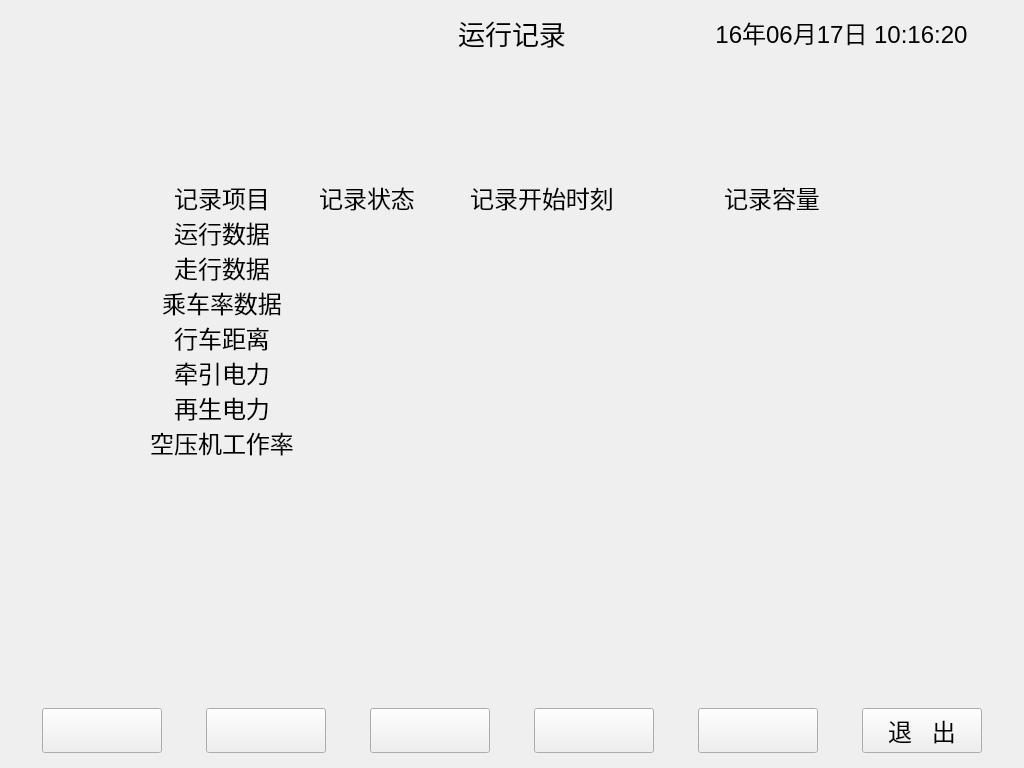
<?xml version="1.0" encoding="UTF-8"?>
<ui version="4.0">
 <class>runinfo</class>
 <widget class="QDialog" name="runinfo">
  <property name="geometry">
   <rect>
    <x>0</x>
    <y>0</y>
    <width>1024</width>
    <height>768</height>
   </rect>
  </property>
  <property name="windowTitle">
   <string>运行记录</string>
  </property>
  <widget class="QLabel" name="title_2">
   <property name="geometry">
    <rect>
     <x>355</x>
     <y>10</y>
     <width>314</width>
     <height>45</height>
    </rect>
   </property>
   <property name="sizePolicy">
    <sizepolicy hsizetype="Expanding" vsizetype="Expanding">
     <horstretch>0</horstretch>
     <verstretch>0</verstretch>
    </sizepolicy>
   </property>
   <property name="font">
    <font>
     <pointsize>20</pointsize>
    </font>
   </property>
   <property name="text">
    <string>运行记录</string>
   </property>
   <property name="alignment">
    <set>Qt::AlignCenter</set>
   </property>
  </widget>
  <widget class="QPushButton" name="buttontemp3">
   <property name="geometry">
    <rect>
     <x>534</x>
     <y>708</y>
     <width>120</width>
     <height>45</height>
    </rect>
   </property>
   <property name="font">
    <font>
     <pointsize>18</pointsize>
    </font>
   </property>
   <property name="focusPolicy">
    <enum>Qt::NoFocus</enum>
   </property>
   <property name="text">
    <string/>
   </property>
  </widget>
  <widget class="QPushButton" name="buttonquit">
   <property name="geometry">
    <rect>
     <x>862</x>
     <y>708</y>
     <width>120</width>
     <height>45</height>
    </rect>
   </property>
   <property name="font">
    <font>
     <pointsize>18</pointsize>
    </font>
   </property>
   <property name="focusPolicy">
    <enum>Qt::NoFocus</enum>
   </property>
   <property name="text">
    <string>退   出</string>
   </property>
  </widget>
  <widget class="QLabel" name="title_3">
   <property name="geometry">
    <rect>
     <x>669</x>
     <y>10</y>
     <width>345</width>
     <height>45</height>
    </rect>
   </property>
   <property name="sizePolicy">
    <sizepolicy hsizetype="Expanding" vsizetype="Expanding">
     <horstretch>0</horstretch>
     <verstretch>0</verstretch>
    </sizepolicy>
   </property>
   <property name="font">
    <font>
     <pointsize>18</pointsize>
    </font>
   </property>
   <property name="text">
    <string>16年06月17日 10:16:20</string>
   </property>
   <property name="alignment">
    <set>Qt::AlignCenter</set>
   </property>
  </widget>
  <widget class="QPushButton" name="buttontemp4">
   <property name="geometry">
    <rect>
     <x>698</x>
     <y>708</y>
     <width>120</width>
     <height>45</height>
    </rect>
   </property>
   <property name="font">
    <font>
     <pointsize>18</pointsize>
    </font>
   </property>
   <property name="focusPolicy">
    <enum>Qt::NoFocus</enum>
   </property>
   <property name="text">
    <string/>
   </property>
  </widget>
  <widget class="QPushButton" name="buttontemp1">
   <property name="geometry">
    <rect>
     <x>206</x>
     <y>708</y>
     <width>120</width>
     <height>45</height>
    </rect>
   </property>
   <property name="font">
    <font>
     <pointsize>18</pointsize>
    </font>
   </property>
   <property name="focusPolicy">
    <enum>Qt::NoFocus</enum>
   </property>
   <property name="text">
    <string/>
   </property>
  </widget>
  <widget class="QPushButton" name="buttontemp0">
   <property name="geometry">
    <rect>
     <x>42</x>
     <y>708</y>
     <width>120</width>
     <height>45</height>
    </rect>
   </property>
   <property name="font">
    <font>
     <pointsize>18</pointsize>
    </font>
   </property>
   <property name="focusPolicy">
    <enum>Qt::NoFocus</enum>
   </property>
   <property name="text">
    <string/>
   </property>
  </widget>
  <widget class="QPushButton" name="buttontemp2">
   <property name="geometry">
    <rect>
     <x>370</x>
     <y>708</y>
     <width>120</width>
     <height>45</height>
    </rect>
   </property>
   <property name="font">
    <font>
     <pointsize>18</pointsize>
    </font>
   </property>
   <property name="focusPolicy">
    <enum>Qt::NoFocus</enum>
   </property>
   <property name="text">
    <string/>
   </property>
  </widget>
  <widget class="QLabel" name="labelbuttonarea">
   <property name="geometry">
    <rect>
     <x>10</x>
     <y>703</y>
     <width>1004</width>
     <height>55</height>
    </rect>
   </property>
   <property name="text">
    <string/>
   </property>
  </widget>
  <widget class="QLabel" name="title">
   <property name="geometry">
    <rect>
     <x>10</x>
     <y>10</y>
     <width>345</width>
     <height>45</height>
    </rect>
   </property>
   <property name="sizePolicy">
    <sizepolicy hsizetype="Expanding" vsizetype="Expanding">
     <horstretch>0</horstretch>
     <verstretch>0</verstretch>
    </sizepolicy>
   </property>
   <property name="font">
    <font>
     <pointsize>18</pointsize>
    </font>
   </property>
   <property name="text">
    <string/>
   </property>
  </widget>
  <widget class="MyLabel" name="labelinfo_1_1">
   <property name="geometry">
    <rect>
     <x>137</x>
     <y>180</y>
     <width>170</width>
     <height>35</height>
    </rect>
   </property>
   <property name="font">
    <font>
     <pointsize>18</pointsize>
    </font>
   </property>
   <property name="text">
    <string>记录项目</string>
   </property>
   <property name="alignment">
    <set>Qt::AlignCenter</set>
   </property>
  </widget>
  <widget class="MyLabel" name="labelinfo_1_3">
   <property name="geometry">
    <rect>
     <x>427</x>
     <y>180</y>
     <width>230</width>
     <height>35</height>
    </rect>
   </property>
   <property name="font">
    <font>
     <pointsize>18</pointsize>
    </font>
   </property>
   <property name="text">
    <string>记录开始时刻</string>
   </property>
   <property name="alignment">
    <set>Qt::AlignCenter</set>
   </property>
  </widget>
  <widget class="MyLabel" name="labelinfo_1_2">
   <property name="geometry">
    <rect>
     <x>307</x>
     <y>180</y>
     <width>120</width>
     <height>35</height>
    </rect>
   </property>
   <property name="font">
    <font>
     <pointsize>18</pointsize>
    </font>
   </property>
   <property name="text">
    <string>记录状态</string>
   </property>
   <property name="alignment">
    <set>Qt::AlignCenter</set>
   </property>
  </widget>
  <widget class="MyLabel" name="labelinfo_1_4">
   <property name="geometry">
    <rect>
     <x>657</x>
     <y>180</y>
     <width>230</width>
     <height>35</height>
    </rect>
   </property>
   <property name="font">
    <font>
     <pointsize>18</pointsize>
    </font>
   </property>
   <property name="text">
    <string>记录容量</string>
   </property>
   <property name="alignment">
    <set>Qt::AlignCenter</set>
   </property>
  </widget>
  <widget class="MyLabel" name="labelinfo_2_4">
   <property name="geometry">
    <rect>
     <x>657</x>
     <y>215</y>
     <width>230</width>
     <height>35</height>
    </rect>
   </property>
   <property name="font">
    <font>
     <pointsize>18</pointsize>
    </font>
   </property>
   <property name="text">
    <string/>
   </property>
   <property name="alignment">
    <set>Qt::AlignCenter</set>
   </property>
  </widget>
  <widget class="MyLabel" name="labelinfo_2_2">
   <property name="geometry">
    <rect>
     <x>307</x>
     <y>215</y>
     <width>120</width>
     <height>35</height>
    </rect>
   </property>
   <property name="font">
    <font>
     <pointsize>18</pointsize>
    </font>
   </property>
   <property name="text">
    <string/>
   </property>
   <property name="alignment">
    <set>Qt::AlignCenter</set>
   </property>
  </widget>
  <widget class="MyLabel" name="labelinfo_2_1">
   <property name="geometry">
    <rect>
     <x>137</x>
     <y>215</y>
     <width>170</width>
     <height>35</height>
    </rect>
   </property>
   <property name="font">
    <font>
     <pointsize>18</pointsize>
    </font>
   </property>
   <property name="text">
    <string>运行数据</string>
   </property>
   <property name="alignment">
    <set>Qt::AlignCenter</set>
   </property>
  </widget>
  <widget class="MyLabel" name="labelinfo_2_3">
   <property name="geometry">
    <rect>
     <x>427</x>
     <y>215</y>
     <width>230</width>
     <height>35</height>
    </rect>
   </property>
   <property name="font">
    <font>
     <pointsize>18</pointsize>
    </font>
   </property>
   <property name="text">
    <string/>
   </property>
   <property name="alignment">
    <set>Qt::AlignCenter</set>
   </property>
  </widget>
  <widget class="MyLabel" name="labelinfo_3_1">
   <property name="geometry">
    <rect>
     <x>137</x>
     <y>250</y>
     <width>170</width>
     <height>35</height>
    </rect>
   </property>
   <property name="font">
    <font>
     <pointsize>18</pointsize>
    </font>
   </property>
   <property name="text">
    <string>走行数据</string>
   </property>
   <property name="alignment">
    <set>Qt::AlignCenter</set>
   </property>
  </widget>
  <widget class="MyLabel" name="labelinfo_3_4">
   <property name="geometry">
    <rect>
     <x>657</x>
     <y>250</y>
     <width>230</width>
     <height>35</height>
    </rect>
   </property>
   <property name="font">
    <font>
     <pointsize>18</pointsize>
    </font>
   </property>
   <property name="text">
    <string/>
   </property>
   <property name="alignment">
    <set>Qt::AlignCenter</set>
   </property>
  </widget>
  <widget class="MyLabel" name="labelinfo_3_2">
   <property name="geometry">
    <rect>
     <x>307</x>
     <y>250</y>
     <width>120</width>
     <height>35</height>
    </rect>
   </property>
   <property name="font">
    <font>
     <pointsize>18</pointsize>
    </font>
   </property>
   <property name="text">
    <string/>
   </property>
   <property name="alignment">
    <set>Qt::AlignCenter</set>
   </property>
  </widget>
  <widget class="MyLabel" name="labelinfo_3_3">
   <property name="geometry">
    <rect>
     <x>427</x>
     <y>250</y>
     <width>230</width>
     <height>35</height>
    </rect>
   </property>
   <property name="font">
    <font>
     <pointsize>18</pointsize>
    </font>
   </property>
   <property name="text">
    <string/>
   </property>
   <property name="alignment">
    <set>Qt::AlignCenter</set>
   </property>
  </widget>
  <widget class="MyLabel" name="labelinfo_4_4">
   <property name="geometry">
    <rect>
     <x>657</x>
     <y>285</y>
     <width>230</width>
     <height>35</height>
    </rect>
   </property>
   <property name="font">
    <font>
     <pointsize>18</pointsize>
    </font>
   </property>
   <property name="text">
    <string/>
   </property>
   <property name="alignment">
    <set>Qt::AlignCenter</set>
   </property>
  </widget>
  <widget class="MyLabel" name="labelinfo_4_3">
   <property name="geometry">
    <rect>
     <x>427</x>
     <y>285</y>
     <width>230</width>
     <height>35</height>
    </rect>
   </property>
   <property name="font">
    <font>
     <pointsize>18</pointsize>
    </font>
   </property>
   <property name="text">
    <string/>
   </property>
   <property name="alignment">
    <set>Qt::AlignCenter</set>
   </property>
  </widget>
  <widget class="MyLabel" name="labelinfo_4_2">
   <property name="geometry">
    <rect>
     <x>307</x>
     <y>285</y>
     <width>120</width>
     <height>35</height>
    </rect>
   </property>
   <property name="font">
    <font>
     <pointsize>18</pointsize>
    </font>
   </property>
   <property name="text">
    <string/>
   </property>
   <property name="alignment">
    <set>Qt::AlignCenter</set>
   </property>
  </widget>
  <widget class="MyLabel" name="labelinfo_4_1">
   <property name="geometry">
    <rect>
     <x>137</x>
     <y>285</y>
     <width>170</width>
     <height>35</height>
    </rect>
   </property>
   <property name="font">
    <font>
     <pointsize>18</pointsize>
    </font>
   </property>
   <property name="text">
    <string>乘车率数据</string>
   </property>
   <property name="alignment">
    <set>Qt::AlignCenter</set>
   </property>
  </widget>
  <widget class="MyLabel" name="labelinfo_5_4">
   <property name="geometry">
    <rect>
     <x>657</x>
     <y>320</y>
     <width>230</width>
     <height>35</height>
    </rect>
   </property>
   <property name="font">
    <font>
     <pointsize>18</pointsize>
    </font>
   </property>
   <property name="text">
    <string/>
   </property>
   <property name="alignment">
    <set>Qt::AlignCenter</set>
   </property>
  </widget>
  <widget class="MyLabel" name="labelinfo_5_2">
   <property name="geometry">
    <rect>
     <x>307</x>
     <y>320</y>
     <width>120</width>
     <height>35</height>
    </rect>
   </property>
   <property name="font">
    <font>
     <pointsize>18</pointsize>
    </font>
   </property>
   <property name="text">
    <string/>
   </property>
   <property name="alignment">
    <set>Qt::AlignCenter</set>
   </property>
  </widget>
  <widget class="MyLabel" name="labelinfo_5_3">
   <property name="geometry">
    <rect>
     <x>427</x>
     <y>320</y>
     <width>230</width>
     <height>35</height>
    </rect>
   </property>
   <property name="font">
    <font>
     <pointsize>18</pointsize>
    </font>
   </property>
   <property name="text">
    <string/>
   </property>
   <property name="alignment">
    <set>Qt::AlignCenter</set>
   </property>
  </widget>
  <widget class="MyLabel" name="labelinfo_5_1">
   <property name="geometry">
    <rect>
     <x>137</x>
     <y>320</y>
     <width>170</width>
     <height>35</height>
    </rect>
   </property>
   <property name="font">
    <font>
     <pointsize>18</pointsize>
    </font>
   </property>
   <property name="text">
    <string>行车距离</string>
   </property>
   <property name="alignment">
    <set>Qt::AlignCenter</set>
   </property>
  </widget>
  <widget class="MyLabel" name="labelinfo_6_4">
   <property name="geometry">
    <rect>
     <x>657</x>
     <y>355</y>
     <width>230</width>
     <height>35</height>
    </rect>
   </property>
   <property name="font">
    <font>
     <pointsize>18</pointsize>
    </font>
   </property>
   <property name="text">
    <string/>
   </property>
   <property name="alignment">
    <set>Qt::AlignCenter</set>
   </property>
  </widget>
  <widget class="MyLabel" name="labelinfo_6_1">
   <property name="geometry">
    <rect>
     <x>137</x>
     <y>355</y>
     <width>170</width>
     <height>35</height>
    </rect>
   </property>
   <property name="font">
    <font>
     <pointsize>18</pointsize>
    </font>
   </property>
   <property name="text">
    <string>牵引电力</string>
   </property>
   <property name="alignment">
    <set>Qt::AlignCenter</set>
   </property>
  </widget>
  <widget class="MyLabel" name="labelinfo_6_3">
   <property name="geometry">
    <rect>
     <x>427</x>
     <y>355</y>
     <width>230</width>
     <height>35</height>
    </rect>
   </property>
   <property name="font">
    <font>
     <pointsize>18</pointsize>
    </font>
   </property>
   <property name="text">
    <string/>
   </property>
   <property name="alignment">
    <set>Qt::AlignCenter</set>
   </property>
  </widget>
  <widget class="MyLabel" name="labelinfo_6_2">
   <property name="geometry">
    <rect>
     <x>307</x>
     <y>355</y>
     <width>120</width>
     <height>35</height>
    </rect>
   </property>
   <property name="font">
    <font>
     <pointsize>18</pointsize>
    </font>
   </property>
   <property name="text">
    <string/>
   </property>
   <property name="alignment">
    <set>Qt::AlignCenter</set>
   </property>
  </widget>
  <widget class="MyLabel" name="labelinfo_7_4">
   <property name="geometry">
    <rect>
     <x>657</x>
     <y>390</y>
     <width>230</width>
     <height>35</height>
    </rect>
   </property>
   <property name="font">
    <font>
     <pointsize>18</pointsize>
    </font>
   </property>
   <property name="text">
    <string/>
   </property>
   <property name="alignment">
    <set>Qt::AlignCenter</set>
   </property>
  </widget>
  <widget class="MyLabel" name="labelinfo_7_2">
   <property name="geometry">
    <rect>
     <x>307</x>
     <y>390</y>
     <width>120</width>
     <height>35</height>
    </rect>
   </property>
   <property name="font">
    <font>
     <pointsize>18</pointsize>
    </font>
   </property>
   <property name="text">
    <string/>
   </property>
   <property name="alignment">
    <set>Qt::AlignCenter</set>
   </property>
  </widget>
  <widget class="MyLabel" name="labelinfo_7_3">
   <property name="geometry">
    <rect>
     <x>427</x>
     <y>390</y>
     <width>230</width>
     <height>35</height>
    </rect>
   </property>
   <property name="font">
    <font>
     <pointsize>18</pointsize>
    </font>
   </property>
   <property name="text">
    <string/>
   </property>
   <property name="alignment">
    <set>Qt::AlignCenter</set>
   </property>
  </widget>
  <widget class="MyLabel" name="labelinfo_7_1">
   <property name="geometry">
    <rect>
     <x>137</x>
     <y>390</y>
     <width>170</width>
     <height>35</height>
    </rect>
   </property>
   <property name="font">
    <font>
     <pointsize>18</pointsize>
    </font>
   </property>
   <property name="text">
    <string>再生电力</string>
   </property>
   <property name="alignment">
    <set>Qt::AlignCenter</set>
   </property>
  </widget>
  <widget class="MyLabel" name="labelinfo_8_4">
   <property name="geometry">
    <rect>
     <x>657</x>
     <y>425</y>
     <width>230</width>
     <height>35</height>
    </rect>
   </property>
   <property name="font">
    <font>
     <pointsize>18</pointsize>
    </font>
   </property>
   <property name="text">
    <string/>
   </property>
   <property name="alignment">
    <set>Qt::AlignCenter</set>
   </property>
  </widget>
  <widget class="MyLabel" name="labelinfo_8_1">
   <property name="geometry">
    <rect>
     <x>137</x>
     <y>425</y>
     <width>170</width>
     <height>35</height>
    </rect>
   </property>
   <property name="font">
    <font>
     <pointsize>18</pointsize>
    </font>
   </property>
   <property name="text">
    <string>空压机工作率</string>
   </property>
   <property name="alignment">
    <set>Qt::AlignCenter</set>
   </property>
  </widget>
  <widget class="MyLabel" name="labelinfo_8_3">
   <property name="geometry">
    <rect>
     <x>427</x>
     <y>425</y>
     <width>230</width>
     <height>35</height>
    </rect>
   </property>
   <property name="font">
    <font>
     <pointsize>18</pointsize>
    </font>
   </property>
   <property name="text">
    <string/>
   </property>
   <property name="alignment">
    <set>Qt::AlignCenter</set>
   </property>
  </widget>
  <widget class="MyLabel" name="labelinfo_8_2">
   <property name="geometry">
    <rect>
     <x>307</x>
     <y>425</y>
     <width>120</width>
     <height>35</height>
    </rect>
   </property>
   <property name="font">
    <font>
     <pointsize>18</pointsize>
    </font>
   </property>
   <property name="text">
    <string/>
   </property>
   <property name="alignment">
    <set>Qt::AlignCenter</set>
   </property>
  </widget>
  <zorder>labelbuttonarea</zorder>
  <zorder>title_2</zorder>
  <zorder>buttontemp3</zorder>
  <zorder>buttonquit</zorder>
  <zorder>title_3</zorder>
  <zorder>buttontemp4</zorder>
  <zorder>buttontemp1</zorder>
  <zorder>buttontemp0</zorder>
  <zorder>buttontemp2</zorder>
  <zorder>title</zorder>
  <zorder>labelinfo_1_1</zorder>
  <zorder>labelinfo_1_3</zorder>
  <zorder>labelinfo_1_2</zorder>
  <zorder>labelinfo_1_4</zorder>
  <zorder>labelinfo_2_4</zorder>
  <zorder>labelinfo_2_2</zorder>
  <zorder>labelinfo_2_1</zorder>
  <zorder>labelinfo_2_3</zorder>
  <zorder>labelinfo_3_1</zorder>
  <zorder>labelinfo_3_4</zorder>
  <zorder>labelinfo_3_2</zorder>
  <zorder>labelinfo_3_3</zorder>
  <zorder>labelinfo_4_4</zorder>
  <zorder>labelinfo_4_3</zorder>
  <zorder>labelinfo_4_2</zorder>
  <zorder>labelinfo_4_1</zorder>
  <zorder>labelinfo_5_4</zorder>
  <zorder>labelinfo_5_2</zorder>
  <zorder>labelinfo_5_3</zorder>
  <zorder>labelinfo_5_1</zorder>
  <zorder>labelinfo_6_4</zorder>
  <zorder>labelinfo_6_1</zorder>
  <zorder>labelinfo_6_3</zorder>
  <zorder>labelinfo_6_2</zorder>
  <zorder>labelinfo_7_4</zorder>
  <zorder>labelinfo_7_2</zorder>
  <zorder>labelinfo_7_3</zorder>
  <zorder>labelinfo_7_1</zorder>
  <zorder>labelinfo_8_4</zorder>
  <zorder>labelinfo_8_1</zorder>
  <zorder>labelinfo_8_3</zorder>
  <zorder>labelinfo_8_2</zorder>
 </widget>
 <customwidgets>
  <customwidget>
   <class>MyLabel</class>
   <extends>QLabel</extends>
   <header>mylabel.h</header>
  </customwidget>
 </customwidgets>
 <resources/>
 <connections/>
</ui>
